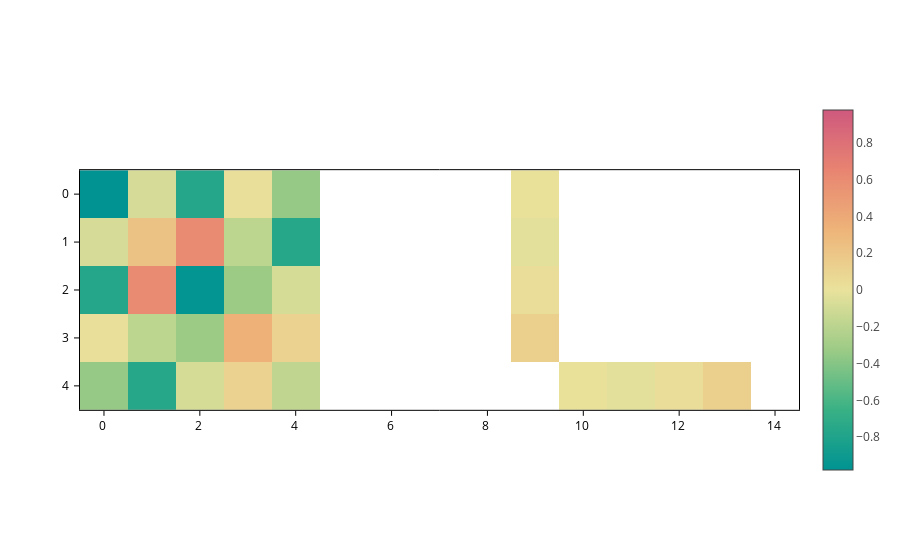

The cell this chart's notebook holds for it:
### Markdown cell above
Notice how **`crange` takes precedence over `cmid`**. Now, to go back to the default range, just set both to `None`.

### Code cell
plot.update_inputs(crange=None, cmid=None)

### Figure 1 — Plotly figure (JSON) as saved in the notebook; plotly's stock layout.template omitted (floating-point values rounded to 4 significant figures)
{"data": [{"coloraxis": "coloraxis", "meta": {}, "opacity": 1, "type": "heatmap", "z": [[-0.9789, -0.0809, -0.7685, 0.02144, -0.3461, NaN, NaN, NaN, NaN, 0.01656, NaN, NaN, NaN, NaN, NaN], [-0.0809, 0.2269, 0.6052, -0.1912, -0.7612, NaN, NaN, NaN, NaN, -0.02839, NaN, NaN, NaN, NaN, NaN], [-0.7685, 0.6052, -0.959, -0.3245, -0.09065, NaN, NaN, NaN, NaN, 0.03193, NaN, NaN, NaN, NaN, NaN], [0.02144, -0.1912, -0.3245, 0.341, 0.1142, NaN, NaN, NaN, NaN, 0.1379, NaN, NaN, NaN, NaN, NaN], [-0.3461, -0.7612, -0.09065, 0.1142, -0.1735, NaN, NaN, NaN, NaN, NaN, 0.01656, -0.02839, 0.03193, 0.1379, NaN]], "zsmooth": false}], "layout": {"coloraxis": {"cmid": 0, "colorscale": [[0.0, "rgb(0, 147, 146)"], [0.1667, "rgb(57, 177, 133)"], [0.3333, "rgb(156, 203, 134)"], [0.5, "rgb(233, 226, 156)"], [0.6667, "rgb(238, 180, 121)"], [0.8333, "rgb(232, 132, 113)"], [1.0, "rgb(207, 89, 126)"]], "showscale": true}, "scene": {"aspectmode": "data", "xaxis": {"range": [-0.5, 14.5]}, "yaxis": {"range": [4.5, -0.5]}}, "xaxis": {"constrain": "domain", "range": [-0.5, 14.5], "scaleanchor": "y", "scaleratio": 1}, "yaxis": {"constrain": "domain", "range": [4.5, -0.5]}}}
